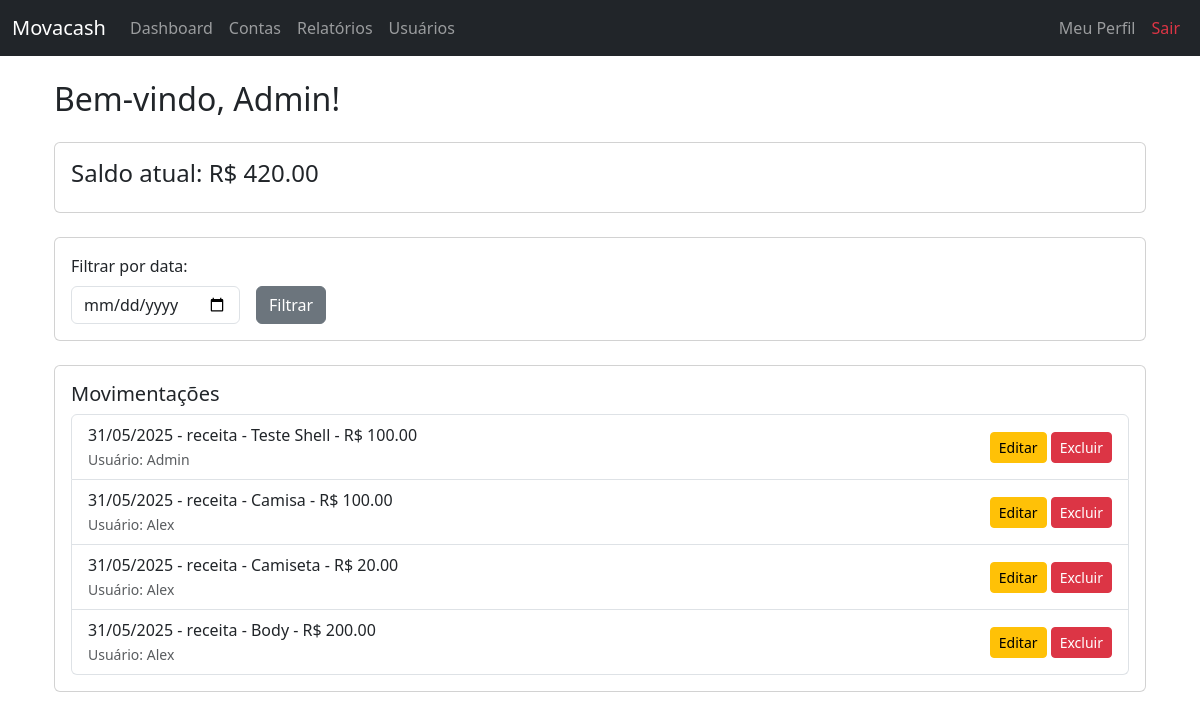
/dashboard (signed in), run on the app's committed database.
### app/models.py (models this page shows)
class Usuario(db.Model):
    id = db.Column(db.Integer, primary_key=True)
    nome = db.Column(db.String(100), nullable=False)
    email = db.Column(db.String(100), unique=True, nullable=False)
    senha = db.Column(db.String(100), nullable=False)
    tipo = db.Column(db.String(20), nullable=False, default='vendedor')

class Movimentacao(db.Model):
    id = db.Column(db.Integer, primary_key=True)
    tipo = db.Column(db.String(10), nullable=False)  # receita ou despesa
    categoria = db.Column(db.String(50), nullable=False)
    valor = db.Column(db.Float, nullable=False)
    data = db.Column(db.Date, nullable=False)
    usuario_id = db.Column(db.Integer, db.ForeignKey('usuario.id'))
    usuario = db.relationship('Usuario', backref='movimentacoes')  # ← ESSA LINHA É ESSENCIAL

### app/routes.py (the view, shortened to what this page needs)
@bp.route('/dashboard', methods=['GET', 'POST'])
@login_obrigatorio
def dashboard():
    usuario_id = session['usuario_id']
    usuario = Usuario.query.get(usuario_id)
    if usuario.tipo == 'admin':
        movimentacoes = db.session.query(Movimentacao).options(joinedload(Movimentacao.usuario)).order_by(Movimentacao.data.desc()).all()
    else:
        movimentacoes = Movimentacao.query.filter_by(usuario_id=usuario_id).order_by(Movimentacao.data.desc()).all()
    saldo = sum(m.valor if m.tipo == 'receita' else -m.valor for m in movimentacoes)
    mov_list = [
        (m.tipo, m.categoria, m.valor, m.data, m.id, m.usuario.nome if usuario.tipo == 'admin' else None)
        for m in movimentacoes
    ]
    return render_template('dashboard.html', usuario=usuario.nome, saldo=saldo, movimentacoes=mov_list)

### app/utils.py (called while the page is built)
def login_obrigatorio(f):
    @wraps(f)
    def decorated_function(*args, **kwargs):
        if 'usuario_id' not in session:
            return redirect(url_for('main.login'))
        return f(*args, **kwargs)
    return decorated_function

### app/templates/dashboard.html (shortened to what this page needs)
{% extends "base.html" %}
{% block content %}
<div class="container mt-4">
    <h2 class="mb-4">Bem-vindo, {{ usuario }}!</h2>
    <div class="card mb-4">
        <div class="card-body">
            <h4 class="card-title">Saldo atual: R$ {{ "%.2f"|format(saldo) }}</h4>
        </div>
    </div>
    <div class="card mb-4">
        <div class="card-body">
            <form method="GET" class="row g-3 align-items-end">
                <div class="col-auto">
                    <label class="form-label">Filtrar por data:</label>
                    <input type="date" name="filtro_data" class="form-control" value="{{ filtro_data }}">
                </div>
                <div class="col-auto">
                    <button type="submit" class="btn btn-secondary">Filtrar</button>
                </div>
            </form>
        </div>
    </div>
    <div class="card">
        <div class="card-body">
            <h5 class="card-title">Movimentações</h5>
            {% if movimentacoes %}
                <ul class="list-group">
                    {% for tipo, categoria, valor, data, id, dono in movimentacoes %}
                        <li class="list-group-item d-flex justify-content-between align-items-center">
                            <div>
                                {{ data.strftime('%d/%m/%Y') }} - {{ tipo }} - {{ categoria }} - R$ {{ "%.2f"|format(valor) }}
                                {% if dono %}
                                    <br><small class="text-muted">Usuário: {{ dono }}</small>
                                {% endif %}
                            </div>
                            <span>
                                <a href="{{ url_for('main.editar_movimentacao', id=id) }}" class="btn btn-sm btn-warning">Editar</a>
                                <a href="{{ url_for('main.excluir_movimentacao', id=id) }}"
                                   class="btn btn-sm btn-danger"
                                   onclick="return confirm('Tem certeza que deseja excluir esta movimentação?');">
                                    Excluir
                                </a>
                            </span>
                        </li>
                    {% endfor %}
                </ul>
            {% else %}
                <p class="text-muted">Nenhuma movimentação registrada para essa data.</p>
            {% endif %}
        </div>
    </div>
</div>
{% endblock %}

### data on the page
Usuario: nome "Admin", movimentacoes "Admin"
Movimentacao: strftime "31/05/2025", movimentacoes "receita", movimentacoes "Teste Shell", valor "100.00"
Movimentacao: strftime "31/05/2025", tipo "receita", categoria "Camisa", valor "100.00", nome "Alex"
Movimentacao: strftime "31/05/2025", movimentacoes "receita", movimentacoes "Camiseta", valor "20.00"
Usuario: movimentacoes "Alex" "Alex"
Movimentacao: strftime "31/05/2025", movimentacoes "receita", movimentacoes "Body", valor "200.00"

### other printed values
{{ "%.2f"|format(saldo) }} "420.00"
